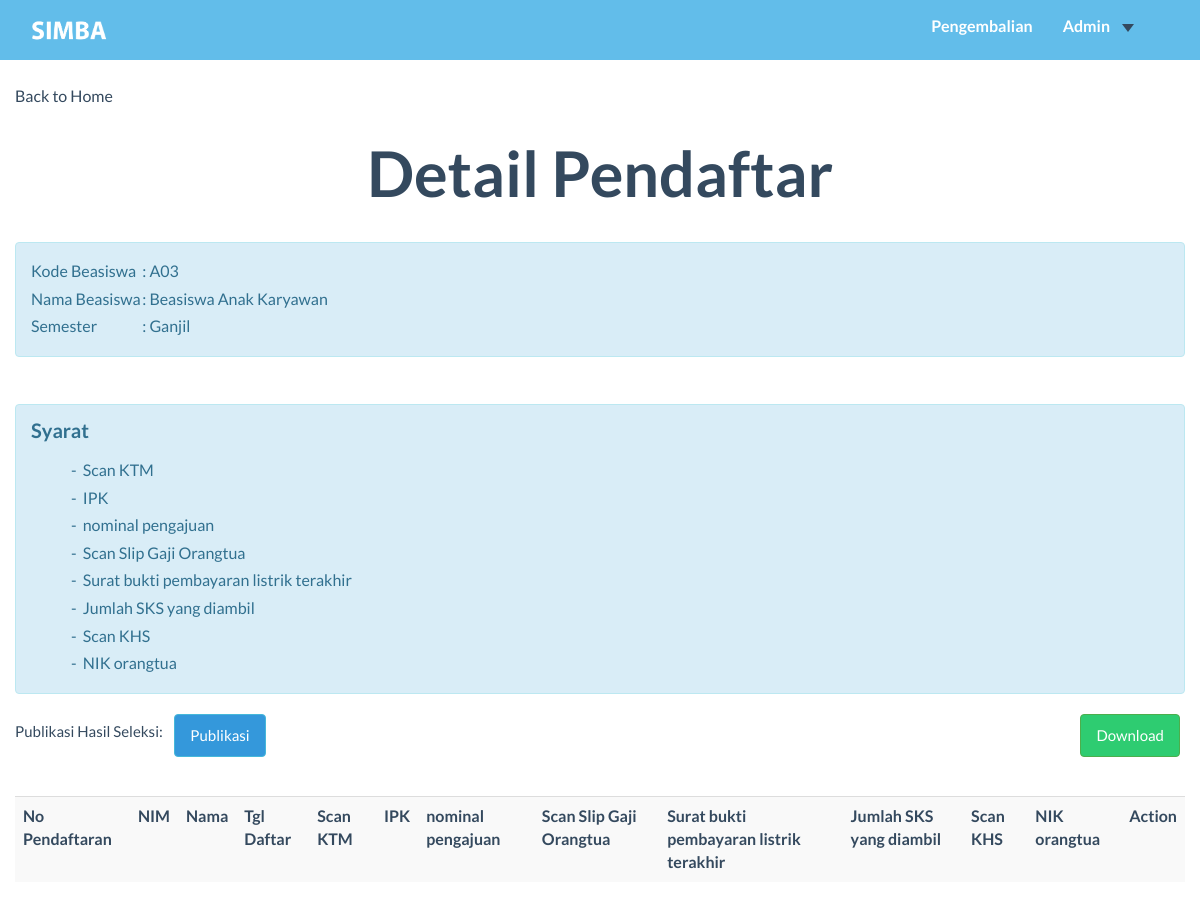
The app's page /user_admin/detail_pendaftar.php?kd_bsw=A03 with its own data.
### tables this page shows
CREATE TABLE `beasiswa` (
  `kd_bsw` char(3) NOT NULL,
  `nama_bsw` varchar(99) NOT NULL,
  `semt` char(6) NOT NULL,
  `thn_ajar` char(9) NOT NULL,
  `tgl_buka` date NOT NULL,
  `tgl_tutup` date NOT NULL,
  `kuota` int(11) NOT NULL,
  `isTampil` tinyint(1) NOT NULL,
  `Keterangan` mediumtext NOT NULL,
  `isPublish` tinyint(1) NOT NULL DEFAULT '0'
);

CREATE TABLE `ref_syarat` (
  `kd_syarat` char(3) NOT NULL,
  `nama_syarat` varchar(99) NOT NULL,
  `tipe_syarat` char(2) NOT NULL
);

### user_admin/detail_pendaftar.php (the view, shortened to what this page needs)
<?php
Include("../function/koneksi.php");
$kode_bsw = $_GET['kd_bsw'];
$sqlBsw = "SELECT * from beasiswa where kd_bsw='$kode_bsw'";
$bswExc= mysqli_query($koneksi,$sqlBsw);
$rowBsw = mysqli_fetch_array($bswExc);
?>
<!DOCTYPE HTML>
<HTML>
<head>
    <link href="../css/bootstrap.min.css" rel="stylesheet">
    <link rel="stylesheet" href="https://maxcdn.bootstrapcdn.com/bootstrap/3.3.7/css/bootstrap.min.css">
    <link href="../font-awesome/css/font-awesome.min.css" rel="stylesheet">
    <link href="../css/general.css" rel="stylesheet">
    <link href="../css/custom.css" rel="stylesheet">
    <link href="../css/owl.carousel.css" rel="stylesheet">
    <link href="../css/owl.theme.css" rel="stylesheet">
    <link href="../css/style.css" rel="stylesheet">
    <link href="../css/animate.css" rel="stylesheet">
    <link rel="stylesheet" href="../css/magnific-popup.css">
</head>
<body>
    <nav class="navbar-default" role="navigation" style="position: fixed; top: 0px;">
        <div class="container">
            <a class="" href="index.php">
                <img src="../img/logo2.png" height="45px" style="margin-top:8px; margin-left:0" id="logo"/>
            </a>
            <div class="collapse navbar-collapse navbar-right navbar-ex1-collapse stuckMenu">
                <ul class="nav navbar-nav">
                    <li class="menuItem"><a href="Cicilan.php">Pengembalian </a></li>
                    <li class="menuItem dropdown">
                        <a class="dropdown-toggle" data-toggle="dropdown" href="#">Admin<span class="caret"></span></a>
                    </li>
                </ul>
            </div>
        </div>
    </nav>
    <div class="container">
        <div class="row">
            <br/><br/><br/>
            <a href="index.php">Back to Home</a>
            <h2 class="text-center">Detail Pendaftar</h2>
            <br/>
            <div class="alert alert-info">
                <table>
                    <tr>
                        <td>Kode Beasiswa &nbsp; </td>
                        <td>:&nbsp;</td>
                        <td><?php echo $rowBsw[0];?> </td>
                    </tr>
                    <tr>
                        <td>Nama Beasiswa</td>
                        <td>:&nbsp;</td>
                        <td><?php echo $rowBsw[1];?></td>
                    </tr>
                    <tr>
                        <td> Semester </td>
                        <td>:&nbsp;</td>
                        <td> <?php echo $rowBsw[2];?><br/> </td>
                    </tr>
                </table>
            </div>
            <br/>
            <?php
            $getSyrSql="SELECT nama_syarat FROM ref_syarat rs NATURAL JOIN syarat_bsw sb NATURAL JOIN beasiswa b WHERE b.kd_bsw='$kode_bsw'";
            $getSyrBeasiswa=mysqli_query($koneksi,$getSyrSql);
            ?>
            <div class="alert alert-info" id="syaratBsw">
              <h4> Syarat</h4>
              <ul style="list-style-type:disc">
              <?php
              while ($rowSyrBsw=mysqli_fetch_array($getSyrBeasiswa)){
                echo"<li> - &nbsp";
                echo $rowSyrBsw['nama_syarat'];
                echo "</li>";
              }
              ?>
            </div>
            <?php
            if($rowBsw['isPublish']==0){
                echo'
                  <label class="pull-left"> Publikasi Hasil Seleksi: &nbsp; &nbsp;</label>
                  <a href="publikasi.php?kd_bsw='.$rowBsw['kd_bsw'].'" class="btn btn-info pull-left">Publikasi </a>';
            }elseif($rowBsw['isPublish']==1){
                echo '
                <label class="pull-left"> Publikasi Hasil Seleksi: &nbsp; &nbsp;</label>
                <a href="batal_publikasi.php?kd_bsw='.$rowBsw['kd_bsw'].'" class="btn btn-danger pull-left"> Batal Publikasi </a>';
            }
            echo'<a href="export.php?kd_bsw='.$rowBsw['kd_bsw'].'" class="btn btn-success pull-right" style="margin-right: 5px">Download </a>';
            ?>
            <table class="table table-striped">
                <tr>
                    <th>No Pendaftaran</th>
                    <th>NIM</th>
                    <th>Nama</th>
                    <th>Tgl Daftar</th>
                    <?php
                        $sqlNamaBsw= "SELECT nama_syarat FROM syarat_bsw NATURAL JOIN ref_syarat WHERE kd_bsw='$kode_bsw'";
                        $exc = mysqli_query($koneksi,$sqlNamaBsw);
                        while($row =mysqli_fetch_array($exc)){
                            echo '<th>'.$row[0].'</th>';
                        }
                    ?>
                    <th>Action</th>
                </tr>
            </table>
        </div>
    </div>
</body>
</HTML>

### css/general.css (style rules this page uses)
#logo { float: left; position: absolute;; }
body, html { height: 100%; width: 100%; overflow-x:hidden; }
.navbar-default { position: relative; min-height: 60px; width: 100%; z-index: 999; }
.navbar-default .navbar-nav>li>a { color: #ffffff; }

### css/custom.css (style rules this page uses)
li a, .dropbtn { display: inline-block; color: white; text-align: center; padding: 14px 16px; text-decoration: none; }
li.dropdown { display: inline-block; }
.table th, .table td { padding: 8px 12px; }

### records on screen
beasiswa: kd_bsw "A03", nama_bsw "Beasiswa Anak Karyawan", semt "Ganjil"
ref_syarat: nama_syarat "Scan KTM"
ref_syarat: nama_syarat "IPK"
ref_syarat: nama_syarat "nominal pengajuan"
ref_syarat: nama_syarat "Scan Slip Gaji Orangtua"
ref_syarat: nama_syarat "Surat bukti pembayaran listrik terakhir"
ref_syarat: nama_syarat "Jumlah SKS yang diambil"
ref_syarat: nama_syarat "Scan KHS"
ref_syarat: nama_syarat "NIK orangtua"
